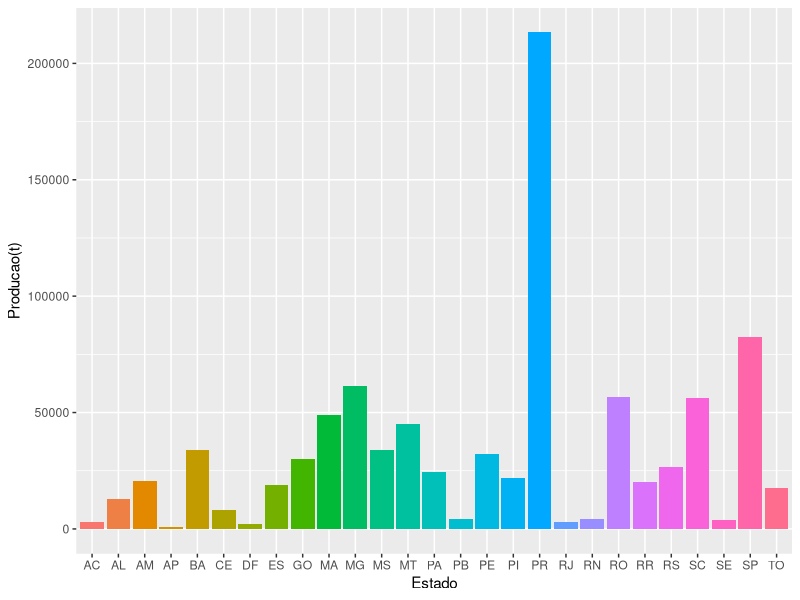

R code for this plot:
library(tidyverse)
library(readxl)

aquicultura <- read_excel("dados/tabela_geral_estados.xlsx", sheet = 2) |> 
  filter(Ano == 2023) # Filtra pelo ano desejado

aquicultura |> 
  ggplot(aes(x = Estado, y = `Producao(t)`, fill = Estado)) +
  geom_col(show.legend = F)
